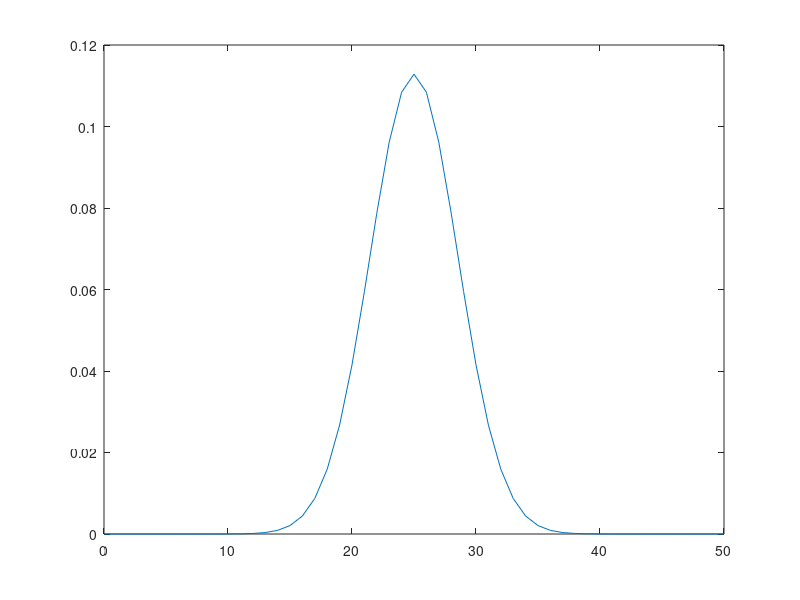

Source code (MATLAB):
function plotnd()
%PLOTND Summary of this function goes here
%   Detailed explanation goes here
    % Plot normal distribution
    n = 50;
    p = 0.5;
    y = normpdf( [0:50], n*p , sqrt(n*p*(1-p)));
    plot([0:50], y)
end

